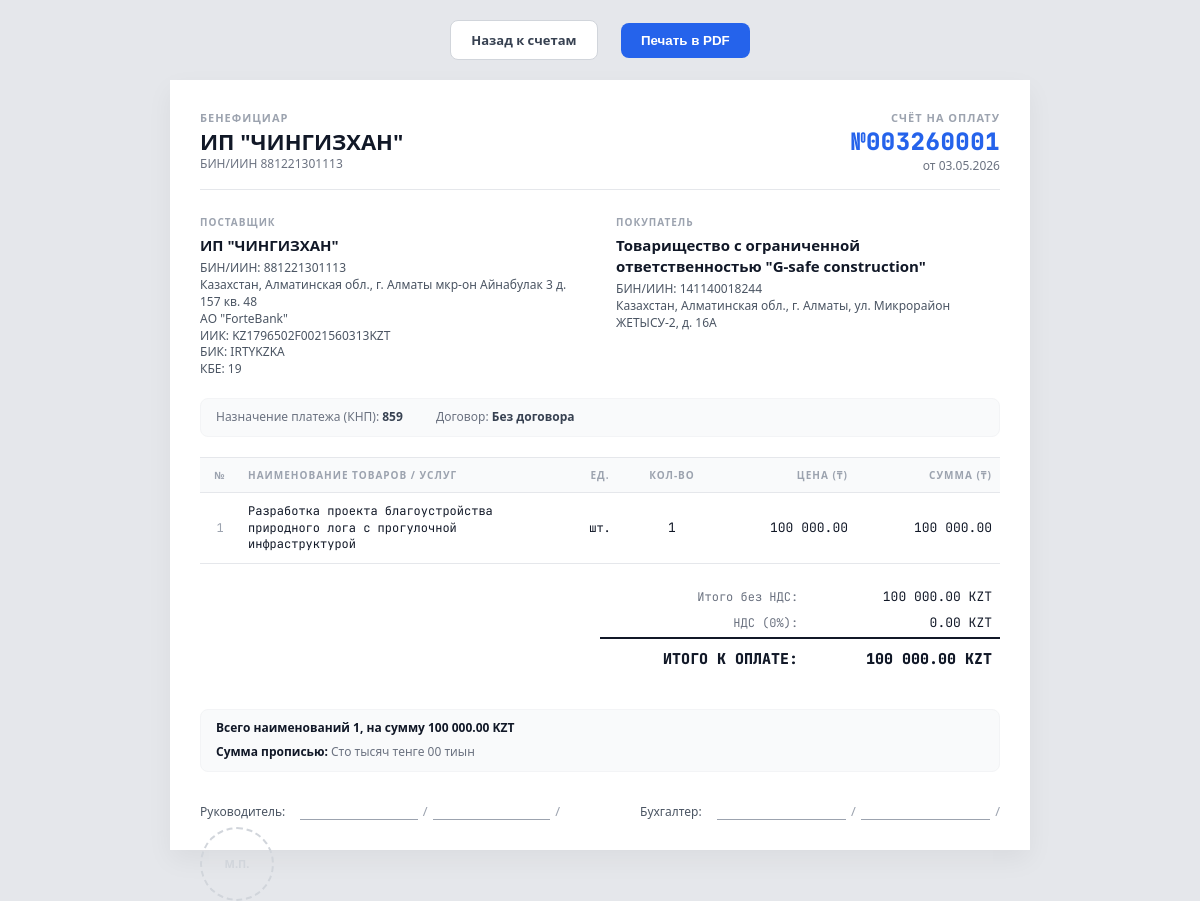
Before: /print/003260001 with the older database file.
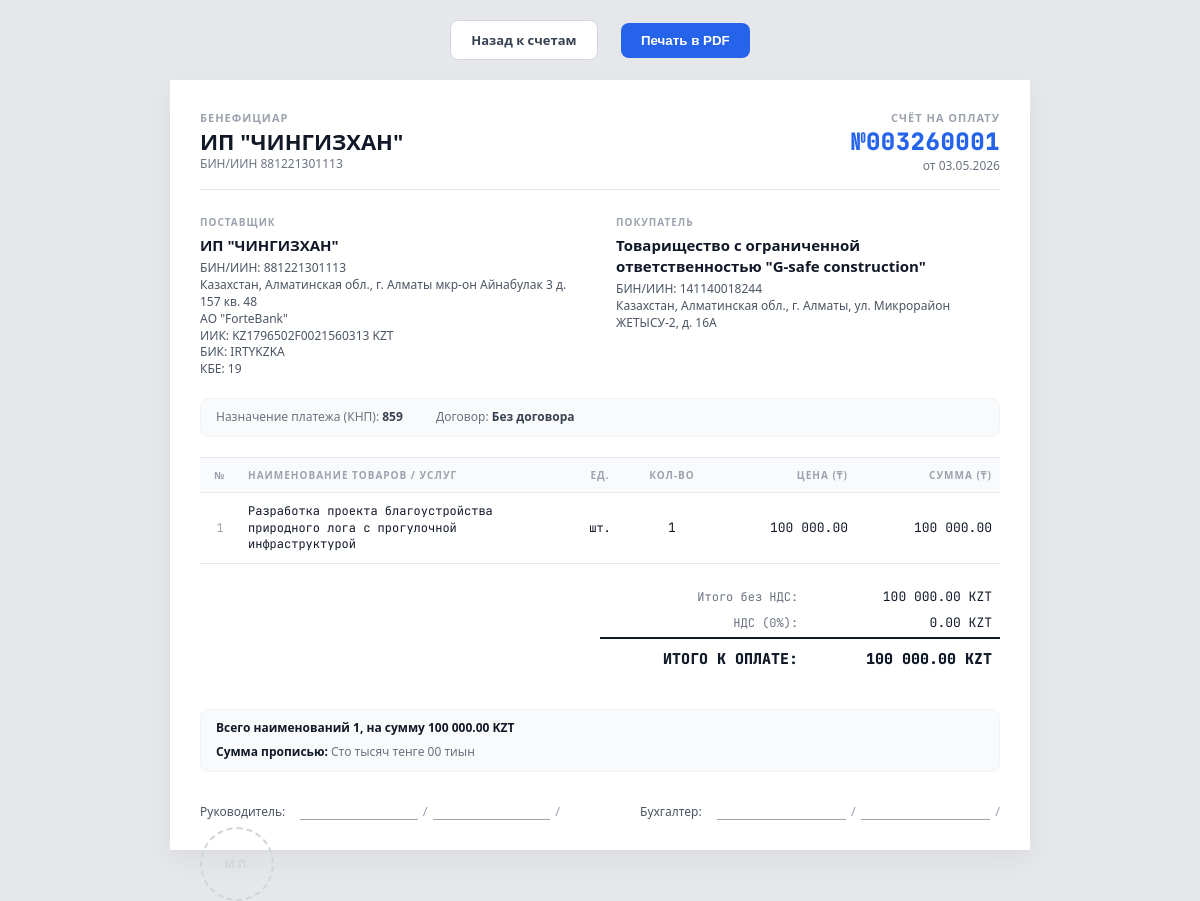
After: the same page with the newer database file.
### tables this page shows
CREATE TABLE settings (key TEXT PRIMARY KEY, value TEXT);

### app.py (the view)
@app.route('/print/<id>')
def print_invoice(id):
    with sqlite3.connect(DB_NAME) as conn:
        c = conn.cursor()
        inv = c.execute("SELECT id, client_id, date, subtotal, vat_rate, vat_amount, total, status, knp FROM invoices WHERE id=?", (id,)).fetchone()
        items = c.execute("SELECT * FROM invoice_items WHERE invoice_id=?", (id,)).fetchall()
        client = c.execute("SELECT * FROM clients WHERE id=?", (inv[1],)).fetchone()
        s = {r[0]: r[1] for r in c.execute("SELECT * FROM settings").fetchall()}
    return render_template('print_invoice.html', inv=inv, items=items, client=client, s=s, sum_words=num2words_ru(inv[6]))

### templates/print_invoice.html (shortened to what the changed rows need)
<!DOCTYPE html>
<html lang="ru">
<head>
</head>
<body>
    <div class="container">
        <div class="parties">
            <div class="party">
                <div class="party-label">Поставщик</div>
                <div class="party-name">{{ s.company_name }}</div>
                <div class="party-details">
                    БИН/ИИН: {{ s.company_bin }}<br>
                    {{ s.company_address }}<br>
                    {{ s.company_bank }}<br>
                    ИИК: {{ s.company_iban }}<br>
                    БИК: {{ s.company_bik }}<br>
                    КБЕ: {{ s.company_kbe }}
                </div>
            </div>
        </div>
        <table>
            <thead>
                <tr>
                    <th style="width: 5%;" class="text-center">№</th>
                    <th>Наименование товаров / услуг</th>
                    <th style="width: 8%;" class="text-center">Ед.</th>
                    <th style="width: 10%;" class="text-center">Кол-во</th>
                    <th style="width: 18%;" class="text-right">Цена (₸)</th>
                    <th style="width: 18%;" class="text-right">Сумма (₸)</th>
                </tr>
            </thead>
        </table>
    </div>
</body>
</html>

Changed rows visible on the page:
changed settings: company_iban "KZ1796502F0021560313KZT" → "KZ1796502F0021560313 KZT"
